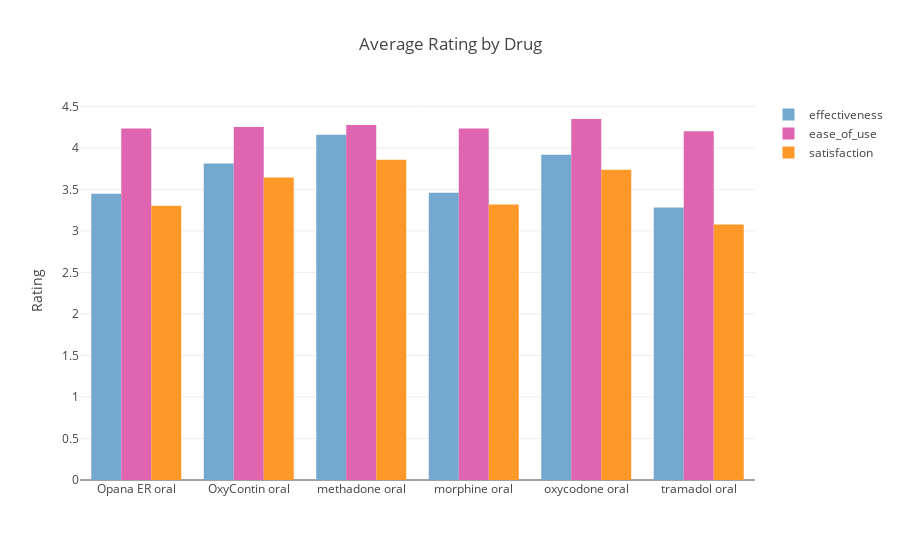

Source (notebook cell):
### Code cell
#interactive plot
col = {}
col['effectiveness'] = cl.scales['6']['seq']['PuBu'][3]
col['ease_of_use'] = cl.scales['6']['seq']['PuRd'][3]
col['satisfaction'] = cl.scales['6']['seq']['YlOrBr'][3]


trace = []
for i in range(0, len(ratings)):
    trace.append(go.Bar(x = list(data10.drug),
                        y = list(data10[ratings[i]]),
                        name = ratings[i],
                        marker = dict(color=col[ratings[i]])
                        ))
    
layout = go.Layout(title = 'Average Rating by Drug', 
                   yaxis = dict(title = 'Rating'))
    
iplot(go.Figure(data = trace, layout = layout))

### Figure 1 — Plotly figure (JSON) as saved in the notebook; plotly's stock layout.template omitted (floating-point values rounded to 4 significant figures)
{"data": [{"marker": {"color": "rgb(116,169,207)"}, "name": "effectiveness", "type": "bar", "uid": "5812a6f8-9abe-11e8-a1c5-c49ded1fd344", "x": ["Opana ER oral", "OxyContin oral", "methadone oral", "morphine oral", "oxycodone oral", "tramadol oral"], "y": [3.448, 3.812, 4.159, 3.461, 3.917, 3.282]}, {"marker": {"color": "rgb(223,101,176)"}, "name": "ease_of_use", "type": "bar", "uid": "5812a6f9-9abe-11e8-9984-c49ded1fd344", "x": ["Opana ER oral", "OxyContin oral", "methadone oral", "morphine oral", "oxycodone oral", "tramadol oral"], "y": [4.234, 4.25, 4.275, 4.234, 4.348, 4.199]}, {"marker": {"color": "rgb(254,153,41)"}, "name": "satisfaction", "type": "bar", "uid": "5812a6fa-9abe-11e8-b9de-c49ded1fd344", "x": ["Opana ER oral", "OxyContin oral", "methadone oral", "morphine oral", "oxycodone oral", "tramadol oral"], "y": [3.305, 3.643, 3.856, 3.32, 3.738, 3.078]}], "layout": {"title": "Average Rating by Drug", "yaxis": {"title": "Rating"}}}
